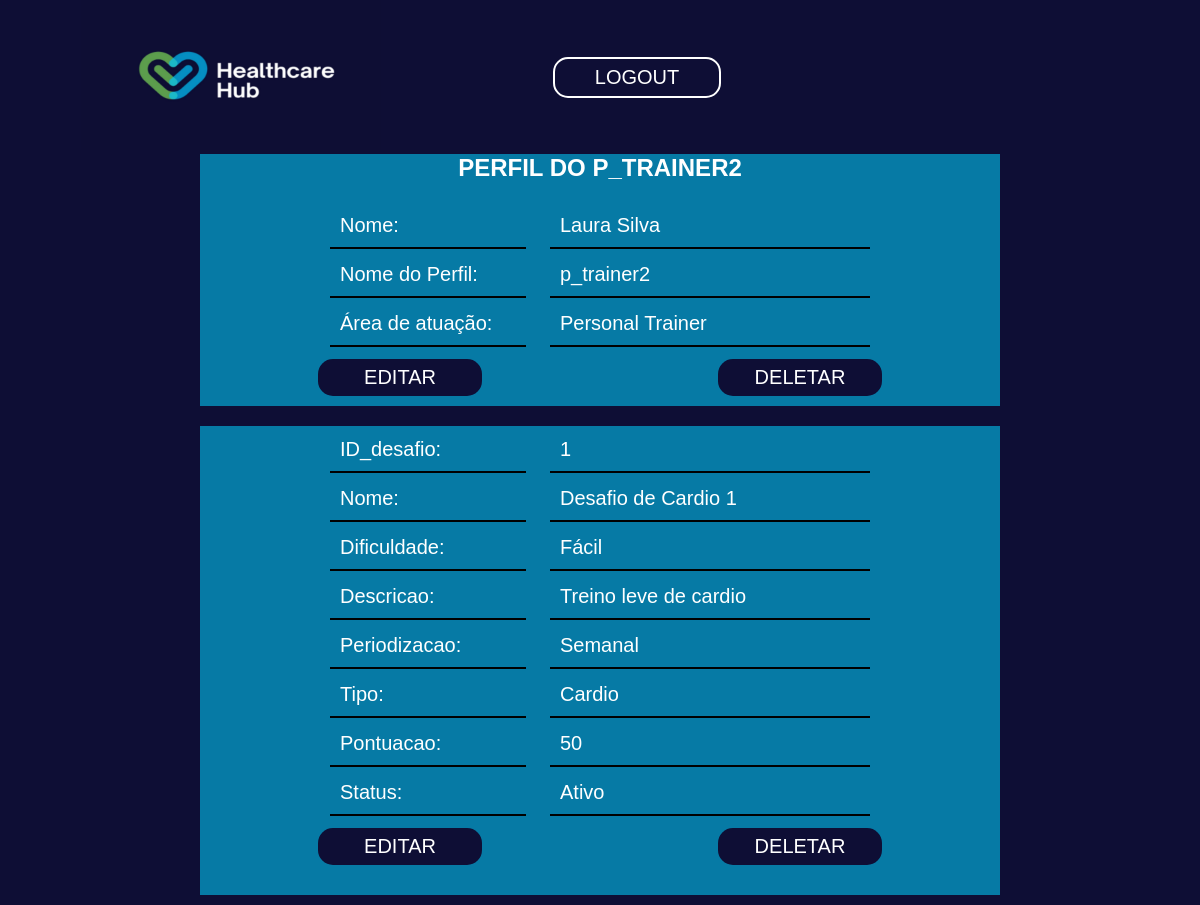
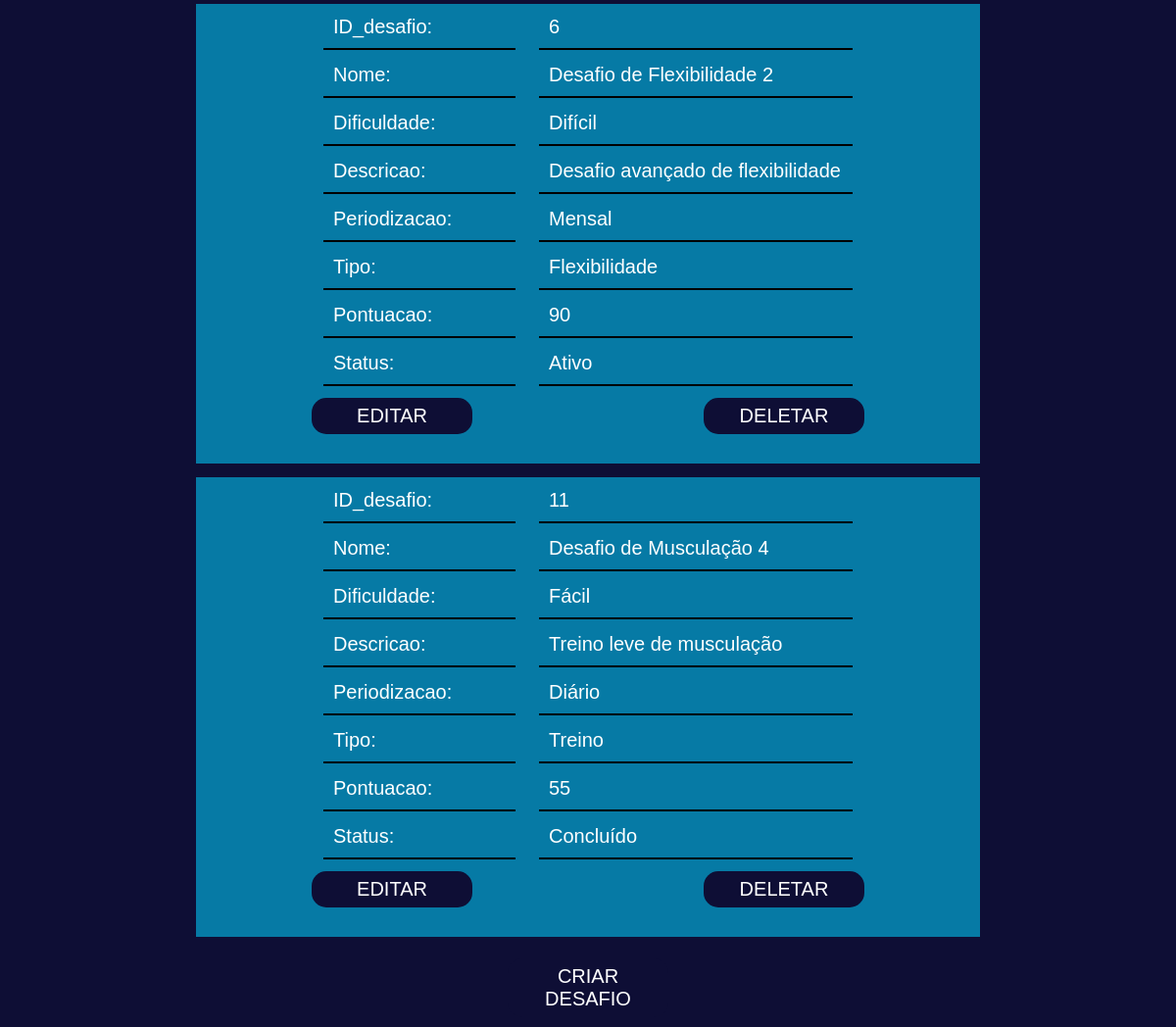
/userInteraction/perfil.php (signed in), run on the app's committed database (2 pictures, top to bottom).
### tables this page shows
CREATE TABLE Profissionais (
    DataNasc INT,
    AreaAtuacao VARCHAR(100),
    NomeUsuario VARCHAR(100) PRIMARY KEY,
    Senha VARCHAR(100),
    Nome VARCHAR(100)
);

CREATE TABLE Desafio (
    ID_desafio INT PRIMARY KEY AUTO_INCREMENT,
    Nome VARCHAR(100),
    Dificuldade VARCHAR(20),
    Descricao VARCHAR(100),
    Periodizacao VARCHAR(20),
    Tipo VARCHAR(100),
    Pontuacao INT,
    Status VARCHAR(100),
    fk_Profissionais_NomeUsuario VARCHAR(100)
);

### userInteraction/perfil.php (the view, shortened to what this page needs)
<?php
include("../connection.php");
$NomeUsuario = $_SESSION["NomeUsuario"];
$show = $_SESSION["show"] ?? NULL;
$sql = "SELECT * FROM Cliente WHERE NomeUsuario = '$NomeUsuario'";
$result = $conn->query($sql);
if ($result->num_rows > 0) {
    while ($row = $result->fetch_assoc()) {
        $nome = $row["Nome"];
        $nomePerfil = $row["NomeUsuario"];
    }
} else if ($result->num_rows == 0) {
    $sql2 = "SELECT * FROM Profissionais WHERE NomeUsuario = '$NomeUsuario'";
    $result = $conn->query($sql2);
    if ($result->num_rows > 0) {
        while ($row = $result->fetch_assoc()) {
            $nome = $row["Nome"];
            $nomePerfil = $row["NomeUsuario"];
            $Area = $row["AreaAtuacao"];
        }
    }
}
?>
<!DOCTYPE html>
<html lang="en">
<head>
    <link rel="stylesheet" href="../css/style.css">
</head>
<body>
    <div class="navbar">
        <div class="navright">
            <a href="../home.php"><img id="logo" src="../img/cee8b1f2-8256-41cf-95f0-58bb48d144e4.jpg" style="width: 300px;"></a>
        </div>
        <div class="options2">
            <a href="./logout.php" onclick="logout()">LOGOUT</a>
        </div>
    </div>
    <div class="table-tot">
        <table>
            <h2 id="perfil-titulo">PERFIL DO <?php echo $nomePerfil ?></h2>
            <tr id="tb-left">
                <td>
                    Nome:
                </td>
                <td>
                    Nome do Perfil:
                </td>
                <?php $result = $conn->query($sql);
                if ($result->num_rows == 0) {
                ?>
                    <td>
                        Área de atuação:
                    </td>
                <?php
                } ?>
            </tr>
            <tr id="tb-right">
                <td>
                    <?php echo $nome ?>
                </td>
                <td>
                    <?php echo $nomePerfil ?>
                </td>
                <?php $result = $conn->query($sql);
                if ($result->num_rows == 0) {
                ?>
                    <td>
                        <?php echo $Area ?>
                    </td>
                <?php
                } ?>
            </tr>
        </table>
        <div class="options">
            <a href="editar.php?NomeUsuario=<?php echo $NomeUsuario ?> ">EDITAR</a>
            <a href="../linksBd/link_deletar.php?NomeUsuario=<?php echo $NomeUsuario ?>">DELETAR</a>
        </div>
    </div><br>
    <?php
    if ($show) {
        $sql2 = "SELECT * FROM Desafio WHERE fk_Profissionais_NomeUsuario = '$NomeUsuario'";
        $result2 = $conn->query($sql2);
        if ($result2->num_rows > 0) {
            $rows = mysqli_fetch_all($result2, MYSQLI_ASSOC);
            foreach ($rows as $row) {
    ?>
                <div class="table-desafios" style="border: #0E0E35 solid 2px;">
                    <table>
                        <tr id="tb-left">
                            <td>ID_desafio:</td>
                            <td>Nome:</td>
                            <td>Dificuldade:</td>
                            <td>Descricao:</td>
                            <td>Periodizacao:</td>
                            <td>Tipo:</td>
                            <td>Pontuacao:</td>
                            <td>Status:</td>
                        </tr>
                        <tr id="tb-right">
                            <td><?php echo $row["ID_desafio"] ?></td>
                            <td><?php echo $row["Nome"] ?></td>
                            <td><?php echo $row["Dificuldade"] ?></td>
                            <td><?php echo $row["Descricao"] ?></td>
                            <td><?php echo $row["Periodizacao"] ?></td>
                            <td><?php echo $row["Tipo"] ?></td>
                            <td><?php echo $row["Pontuacao"] ?></td>
                            <td><?php echo $row["Status"] ?></td>
                        </tr>
                    </table>
                    <div class="options">
                        <a href="editar_desafio.php?NomeUsuario=<?php echo $NomeUsuario ?>">EDITAR</a>
                        <a href="../linksBd/link_deletar_desafio.php?ID_desafio=<?php echo $row['ID_desafio'] ?>&NomeUsuario=<?php echo $NomeUsuario ?>">DELETAR</a>
                    </div>
                </div>
            <?php
            }
        } else {
            ?>
            <h2 style="text-align: center;">Não há desafios disponíveis</h2>
        <?php
        }
        ?>
        <div class="options">
            <a href="criar.php?NomeUsuario=<?php echo $NomeUsuario ?>">CRIAR DESAFIO</a>
        </div>
    <?php
    }
    ?>
</body>
</html>

### css/style.css (style rules this page uses)
* { margin: auto; color: white; font-family: Arial, Helvetica, sans-serif; }
body { background-color: #0E0E35; }
img#logo { width: 200px; height: 150px; }
.navbar { display: flex; align-items: center; margin-top: 0; }
.navright { margin-top: 0; }

### userInteraction/perfil.php (style rules this page uses)
.table-tot, .table-desafios { display: flex; flex-direction: column; background-color: #067aa5; width: 800px; height: auto; }
.table-desafios { padding-bottom: 20px; margin-bottom: 10px; }
table { display: flex; margin: auto; }
#tb-left { display: flex; flex-direction: column; width: 200px; margin-right: 20px; }
#tb-right { display: flex; flex-direction: column; }
td { padding: 10px; margin: 2px; border-bottom: 2px solid black; width: auto; height: auto; font-size: 20px; }
#tb-right td { padding: 10px; width: 300px; }
#perfil-titulo { text-align: center; padding-bottom: 20px; text-transform: uppercase; }
.options { display: flex; align-items: center; justify-content: space-around; width: 100%; }
.options2 { display: flex; align-items: center; width: 48%; }
.options2 a { border: solid white 2px; }
.options a, .options2 a { margin: 10px; font-size: 20px; background-color: #0E0E35; width: 150px; padding: 7px; text-align: center; text-decoration: none; border-radius: 15px; }

### data on the page
profissionais: NomeUsuario "P_TRAINER2", Nome "Laura Silva", NomeUsuario "p_trainer2", AreaAtuacao "Personal Trainer"
desafio: ID_desafio "1", Nome "Desafio de Cardio 1", Dificuldade "Fácil", Descricao "Treino leve de cardio", Periodizacao "Semanal", Tipo "Cardio", Pontuacao "50", Status "Ativo"
desafio: ID_desafio "6", Nome "Desafio de Flexibilidade 2", Dificuldade "Difícil", Descricao "Desafio avançado de flexibilidade", Periodizacao "Mensal", Tipo "Flexibilidade", Pontuacao "90", Status "Ativo"
desafio: ID_desafio "11", Nome "Desafio de Musculação 4", Dificuldade "Fácil", Descricao "Treino leve de musculação", Periodizacao "Diário", Tipo "Treino", Pontuacao "55", Status "Concluído"
